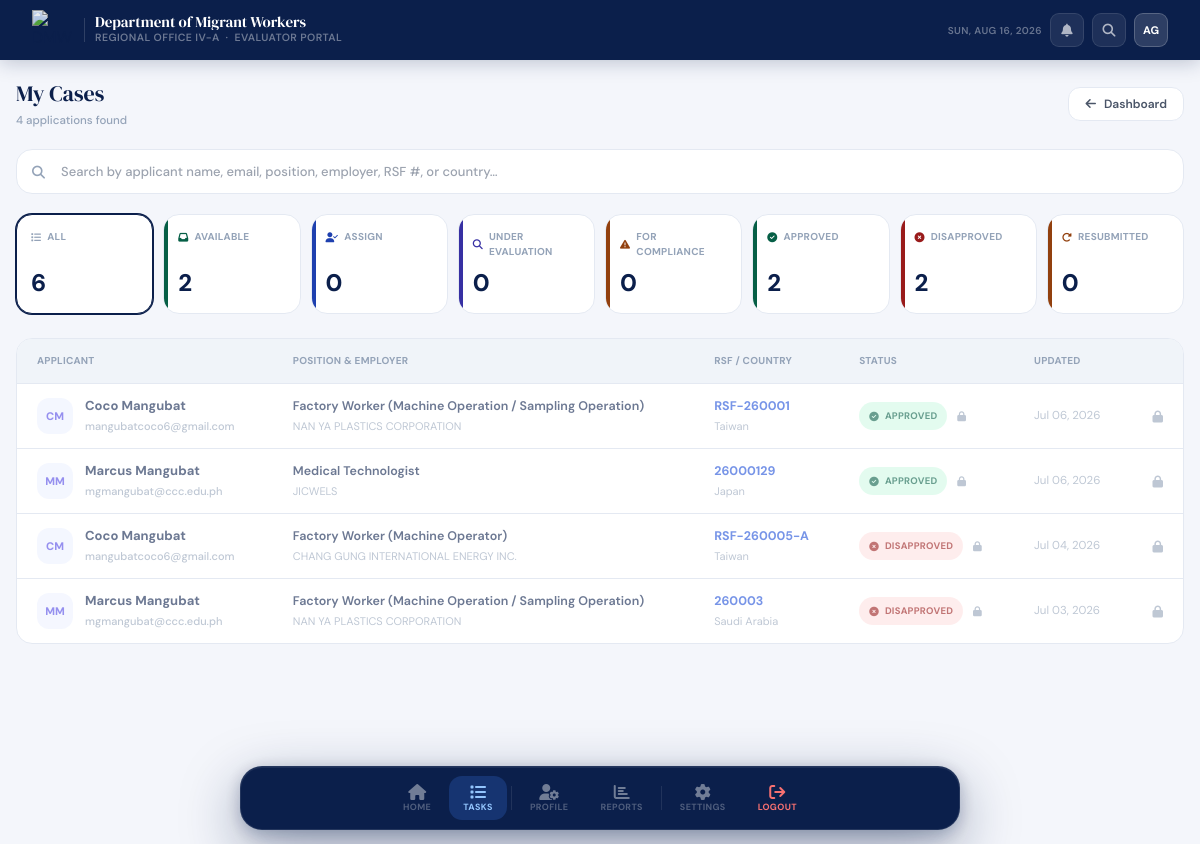
/evaluator/applications.php (signed in), run on the app's committed database.
### tables this page shows
CREATE TABLE `evaluators` (
  `eid` int(11) NOT NULL,
  `email` varchar(100) NOT NULL,
  `full_name` varchar(100) DEFAULT NULL,
  `phone` varchar(20) DEFAULT NULL,
  `created_at` timestamp NOT NULL DEFAULT current_timestamp()
);

CREATE TABLE `applications` (
  `id` int(11) NOT NULL,
  `client_id` int(11) NOT NULL,
  `rsf_id` int(11) NOT NULL,
  `status` varchar(50) DEFAULT 'pending',
  `current_evaluator_id` int(11) DEFAULT NULL,
  `handling_party` enum('evaluator','admin') DEFAULT NULL,
  `locked_at` timestamp NULL DEFAULT NULL,
  `submitted_at` timestamp NOT NULL DEFAULT current_timestamp(),
  `updated_at` timestamp NOT NULL DEFAULT current_timestamp() ON UPDATE current_timestamp(),
  `notes` text DEFAULT NULL
);

CREATE TABLE `clients` (
  `cid` int(11) NOT NULL,
  `email` varchar(100) NOT NULL,
  `first_name` varchar(80) NOT NULL,
  `middle_name` varchar(80) DEFAULT NULL,
  `last_name` varchar(80) NOT NULL,
  `suffix` varchar(20) DEFAULT NULL,
  `phone` varchar(20) DEFAULT NULL,
  `address` text DEFAULT NULL,
  `barangay` varchar(150) NOT NULL,
  `city_municipality` varchar(150) NOT NULL,
  `province` varchar(100) NOT NULL,
  `dob` date DEFAULT NULL,
  `gender` varchar(10) DEFAULT NULL,
  `created_at` timestamp NOT NULL DEFAULT current_timestamp()
);

CREATE TABLE `rsf_job_orders` (
  `id` int(11) NOT NULL,
  `rsf_number` varchar(50) NOT NULL,
  `employer_name` varchar(255) NOT NULL,
  `worksite_country` varchar(100) DEFAULT NULL,
  `classification` varchar(50) DEFAULT NULL,
  `position_title` varchar(150) DEFAULT NULL,
  `slots_available` int(11) DEFAULT NULL,
  `qualifications` text DEFAULT NULL,
  `deadline` date DEFAULT NULL,
  `pdf_path` varchar(500) DEFAULT NULL,
  `created_at` timestamp NOT NULL DEFAULT current_timestamp()
);

### evaluator/applications.php (the view, shortened to what the rows shown need)
<?php
require_once '../db.php';
$evaluator_email = $_SESSION['user_email'];
$evaluator_name = 'Evaluator';
$evaluator_id   = null;
$stmt_ev = $database->prepare("SELECT eid, full_name FROM evaluators WHERE email = ? LIMIT 1");
$stmt_ev->bind_param("s", $evaluator_email);
$stmt_ev->execute();
$ev_result = $stmt_ev->get_result();
if ($ev_result->num_rows === 1) {
    $row = $ev_result->fetch_assoc();
    $evaluator_id   = (int)$row['eid'];
    $evaluator_name = $row['full_name'] ?? 'Evaluator';
}
$parts    = explode(' ', trim($evaluator_name));
$initials = count($parts) >= 2
    ? strtoupper(substr($parts[0], 0, 1) . substr(end($parts), 0, 1))
    : strtoupper(substr($evaluator_name, 0, 2));
$valid_statuses = ['available', 'assign', 'assigned', 'under_evaluation', 'for_compliance', 'approved', 'disapproved', 'resubmitted'];
$status_filter  = $_GET['status'] ?? '';
$status_filter  = in_array($status_filter, $valid_statuses, true) ? $status_filter : '';
$search_filter = trim($_GET['q'] ?? '');
$applications = [];
if ($status_filter === 'available') {
    $sql = "
        SELECT a.id, a.status, a.updated_at,
               r.rsf_number, r.position_title, r.worksite_country AS country, r.employer_name,
               CONCAT(c.first_name, ' ', c.last_name) AS applicant_name,
               c.email AS applicant_email
        FROM applications a
        JOIN rsf_job_orders r ON a.rsf_id = r.id
        LEFT JOIN clients   c ON a.client_id = c.cid
        WHERE a.handling_party IS NULL
          AND a.status IN ('pending','assign','assigned','resubmitted')
    ";
    $params = [];
    $types  = "";
    if ($search_filter !== '') {
        $sql .= " AND (
            CONCAT(c.first_name, ' ', c.last_name) LIKE ?
            OR c.email LIKE ?
            OR r.position_title LIKE ?
            OR r.employer_name LIKE ?
            OR r.rsf_number LIKE ?
            OR r.worksite_country LIKE ?
        )";
        $like = '%' . $search_filter . '%';
        array_push($params, $like, $like, $like, $like, $like, $like);
        $types .= "ssssss";
    }
    $sql .= " ORDER BY a.updated_at ASC";
    $stmt = $database->prepare($sql);
    if ($params) {
        $stmt->bind_param($types, ...$params);
    }
    $stmt->execute();
    $applications = $stmt->get_result()->fetch_all(MYSQLI_ASSOC);
    $stmt->close();
} elseif ($evaluator_id) {
    $sql = "
        SELECT a.id, a.status, a.updated_at, a.handling_party,
               r.rsf_number, r.position_title, r.worksite_country AS country, r.employer_name,
               CONCAT(c.first_name, ' ', c.last_name) AS applicant_name,
               c.email AS applicant_email
        FROM applications a
        JOIN rsf_job_orders  r ON a.rsf_id           = r.id
        LEFT JOIN clients    c ON a.client_id        = c.cid
        WHERE a.current_evaluator_id = ?
    ";
    $params = [$evaluator_id];
    $types  = "i";
    $sql .= " ORDER BY a.updated_at DESC";
    $stmt = $database->prepare($sql);
    $stmt->bind_param($types, ...$params);
    $stmt->execute();
    $applications = $stmt->get_result()->fetch_all(MYSQLI_ASSOC);
}
$page_title = $status_filter
    ? ucwords(str_replace('_', ' ', $status_filter))
    : 'My Cases';
$status_style = [
    'available'        => ['bg' => '#d1fae5', 'fg' => '#065f46', 'icon' => 'fa-inbox',               'label' => 'Available'],
    'pending'          => ['bg' => '#dbeafe', 'fg' => '#1e40af', 'icon' => 'fa-user-check',           'label' => 'Assign'],
    'assign'           => ['bg' => '#dbeafe', 'fg' => '#1e40af', 'icon' => 'fa-user-check',           'label' => 'Assign'],
    'assigned'         => ['bg' => '#dbeafe', 'fg' => '#1e40af', 'icon' => 'fa-user-check',           'label' => 'Assign'],
    'under_evaluation' => ['bg' => '#e0e7ff', 'fg' => '#3730a3', 'icon' => 'fa-magnifying-glass',     'label' => 'Under Evaluation'],
    'for_compliance'   => ['bg' => '#ffedd5', 'fg' => '#92400e', 'icon' => 'fa-triangle-exclamation', 'label' => 'For Compliance'],
    'approved'         => ['bg' => '#d1fae5', 'fg' => '#065f46', 'icon' => 'fa-circle-check',         'label' => 'Approved'],
    'disapproved'      => ['bg' => '#fee2e2', 'fg' => '#991b1b', 'icon' => 'fa-circle-xmark',         'label' => 'Disapproved'],
    'resubmitted'      => ['bg' => '#fef3c7', 'fg' => '#92400e', 'icon' => 'fa-rotate-right',         'label' => 'Resubmitted'],
    'default'          => ['bg' => '#f1f5f9', 'fg' => '#475569', 'icon' => 'fa-circle',               'label' => 'Unknown'],
];
function status_color(string $key, array $map): array
{
    return $map[$key] ?? $map['default'];
}
$locked_statuses = ['for_compliance', 'resubmitted', 'approved', 'disapproved'];
?>
<!DOCTYPE html>
<html lang="en">
<head>
    <link rel="stylesheet" href="https://cdnjs.cloudflare.com/ajax/libs/font-awesome/6.5.1/css/all.min.css">
    <link rel="stylesheet" href="../css/dashboard.css">
    <script src="https://cdn.tailwindcss.com"></script>
</head>
<body class="bg-[var(--bg,#f4f6fb)]">
    <header class="topbar">
        <div class="topbar-brand">
            <div class="brand-text">
                <h1>Department of Migrant Workers</h1>
            </div>
        </div>
        <div class="topbar-right">
            <span class="topbar-date" id="live-date"></span>
            <div class="tb-btn">
                <i class="fas fa-bell"></i>
            </div>
            <div class="tb-btn"><i class="fas fa-magnifying-glass"></i></div>
            <div class="topbar-avatar"><?= htmlspecialchars($initials) ?></div>
        </div>
    </header>
    <main class="max-w-[1400px] mx-auto px-4 pt-5" style="padding-bottom: calc(var(--dock-h) + 28px + env(safe-area-inset-bottom));">
        <div class="flex items-center justify-between gap-3 flex-wrap mb-5 fade-in" style="animation-delay:.02s">
            <div>
                <h2 class="font-display text-[22px] leading-tight text-[var(--navy)]"><?= htmlspecialchars($page_title) ?></h2>
            </div>
        </div>
        <div id="results-wrapper" style="<?= empty($applications) ? 'display:none' : '' ?>">
            <div class="hidden md:block rounded-2xl border border-[var(--border)] bg-[var(--card)] overflow-hidden fade-in" style="animation-delay:.1s">
                <table class="w-full border-collapse text-sm">
                    <thead>
                        <tr class="bg-[var(--surface)] text-[10px] font-bold uppercase tracking-wide text-[var(--text3)]">
                            <th class="text-left px-5 py-3">Applicant</th>
                            <th class="text-left px-5 py-3">Position &amp; Employer</th>
                            <th class="text-left px-5 py-3">RSF / Country</th>
                            <th class="text-left px-5 py-3">Status</th>
                            <th class="text-left px-5 py-3">Updated</th>
                            <th class="px-5 py-3"></th>
                        </tr>
                    </thead>
                    <tbody id="app-tbody">
                        <?php foreach ($applications as $app):
                            $status     = strtolower($app['status'] ?? 'unknown');
                            $statusText = str_replace('_', ' ', ucwords($status));
                            $sc         = status_color($status, $status_style);
                            $isLocked   = in_array($status, $locked_statuses, true);
                            $np  = explode(' ', trim($app['applicant_name'] ?? ''));
                            $avi = strtoupper(count($np) >= 2
                                ? substr($np[0], 0, 1) . substr(end($np), 0, 1)
                                : substr($app['applicant_name'] ?? 'NA', 0, 2));
                        ?>
                            <tr class="border-t border-[var(--border)] cursor-pointer transition hover:bg-[var(--surface)] <?= $isLocked ? 'row-locked' : '' ?>"
                                onclick="openApplication(<?= (int)$app['id'] ?>, '<?= htmlspecialchars($status, ENT_QUOTES) ?>')">
                                <td class="px-5 py-3">
                                    <div class="flex items-center gap-3">
                                        <div class="flex h-9 w-9 flex-shrink-0 items-center justify-center rounded-xl bg-[#eef2ff] text-[11px] font-extrabold text-[var(--indigo)]">
                                            <?= htmlspecialchars($avi) ?>
                                        </div>
                                        <div class="min-w-0">
                                            <div class="truncate text-[13px] font-bold text-[var(--text1)]"><?= htmlspecialchars($app['applicant_name'] ?? '—') ?></div>
                                            <div class="truncate text-[11px] font-medium text-[var(--text3)]"><?= htmlspecialchars($app['applicant_email'] ?? '') ?></div>
                                        </div>
                                    </div>
                                </td>
                                <td class="px-5 py-3">
                                    <div class="text-[12.5px] font-semibold text-[var(--text1)]"><?= htmlspecialchars($app['position_title'] ?? '—') ?></div>
                                    <div class="text-[11px] text-[var(--text3)]"><?= htmlspecialchars($app['employer_name'] ?? '—') ?></div>
                                </td>
                                <td class="px-5 py-3">
                                    <div class="text-[12.5px] font-bold text-[var(--blue)]"><?= htmlspecialchars($app['rsf_number'] ?? '—') ?></div>
                                    <div class="text-[11px] text-[var(--text3)]"><?= htmlspecialchars($app['country'] ?? '—') ?></div>
                                </td>
                                <td class="px-5 py-3">
                                    <span class="inline-flex items-center gap-1.5 rounded-full px-2.5 py-1 text-[9.5px] font-bold uppercase tracking-wide"
                                        style="background:<?= $sc['bg'] ?>;color:<?= $sc['fg'] ?>;">
                                        <i class="fas <?= $sc['icon'] ?>"></i><?= htmlspecialchars($statusText) ?>
                                    </span>
                                    <?php if ($isLocked): ?>
                                        <i class="fas fa-lock text-[10px] text-[var(--text3)] ml-1.5" title="Locked"></i>
                                    <?php endif; ?>
                                </td>
                                <td class="px-5 py-3 text-[11.5px] text-[var(--text3)]">
                                    <?= $app['updated_at'] ? date('M d, Y', strtotime($app['updated_at'])) : '—' ?>
                                </td>
                                <td class="px-5 py-3 text-right text-[var(--text3)]">
                                    <i class="fas <?= $isLocked ? 'fa-lock' : 'fa-chevron-right' ?> text-xs"></i>
                                </td>
                            </tr>
                        <?php endforeach; ?>
                    </tbody>
                </table>
            </div>
        </div>
    </main>
</body>
</html>

### data on the page
evaluators: full_name "AG"
applications: avi "CM", applicant_name "Coco Mangubat", client.email "mangubatcoco6@gmail.com", rsf.position_title "Factory Worker (Machine Operation / Sampling Operation)", rsf.employer_name "NAN YA PLASTICS CORPORATION", rsf.rsf_number "RSF-260001", rsf.worksite_country "Taiwan", status "APPROVED", updated_at "Jul 06, 2026"
applications: avi "MM", applicant_name "Marcus Mangubat", client.email "mgmangubat@ccc.edu.ph", rsf.position_title "Medical Technologist", rsf.employer_name "JICWELS", rsf.rsf_number "26000129", rsf.worksite_country "Japan", status "APPROVED", updated_at "Jul 06, 2026"
applications: avi "CM", applicant_name "Coco Mangubat", client.email "mangubatcoco6@gmail.com", rsf.position_title "Factory Worker (Machine Operator)", rsf.employer_name "CHANG GUNG INTERNATIONAL ENERGY INC.", rsf.rsf_number "RSF-260005-A", rsf.worksite_country "Taiwan", status "DISAPPROVED", updated_at "Jul 04, 2026"
applications: avi "MM", applicant_name "Marcus Mangubat", client.email "mgmangubat@ccc.edu.ph", rsf.position_title "Factory Worker (Machine Operation / Sampling Operation)", rsf.employer_name "NAN YA PLASTICS CORPORATION", rsf.rsf_number "260003", rsf.worksite_country "Saudi Arabia", status "DISAPPROVED", updated_at "Jul 03, 2026"

### other printed values
$page_title "My Cases"
count($applications) "4"
$total_count "6"
$sc['label'] "AVAILABLE"
$stats[$key] "2"
$sc['label'] "ASSIGN"
$stats[$key] "0"
$sc['label'] "UNDER EVALUATION"
$sc['label'] "FOR COMPLIANCE"
$sc['label'] "APPROVED"
$sc['label'] "DISAPPROVED"
$sc['label'] "RESUBMITTED"
